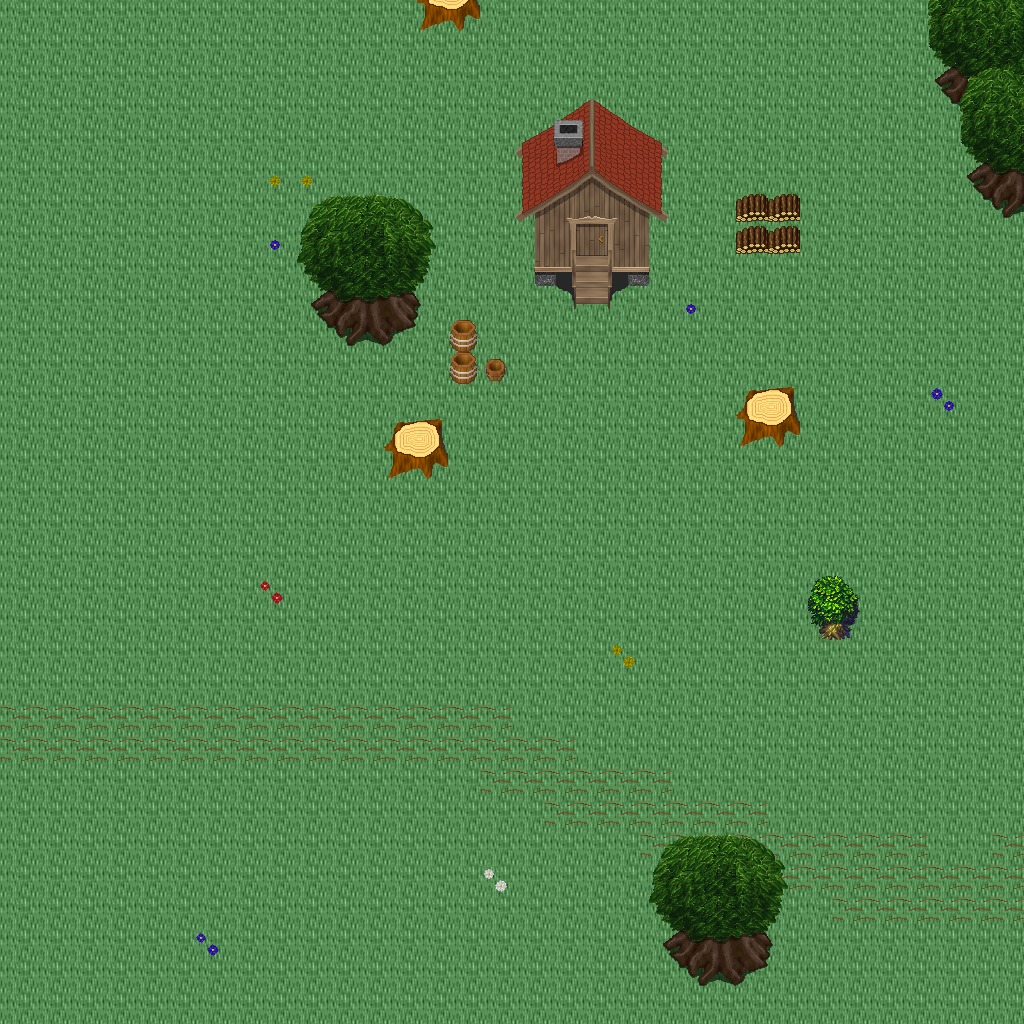

This game map was drawn from its Tiled (.tmx) file and the tilesets committed beside it. A one-line description and the trimmed map source follow:
An orthogonal 32x32 tile map with 32x32 px tiles, 5 tile layers (Ground, Objects, Objects2, Above, ...), 1 hidden layer not drawn, 39 tilesets.

<map version="1.10" tiledversion="1.11.0" orientation="orthogonal" renderorder="right-down" width="32" height="32" tilewidth="32" tileheight="32" infinite="0" nextlayerid="11" nextobjectid="1">
 <tileset firstgid="1" name="ground_ground" tilewidth="32" tileheight="32" tilecount="33" columns="3">
  <image source="../drawable/ground_ground.png" width="96" height="352" />
 </tileset>
 <tileset firstgid="34" name="ground_water_pool" tilewidth="32" tileheight="32" tilecount="72" columns="3">
  <image source="../drawable/ground_water_pool.png" width="96" height="768" />
 </tileset>
 <tileset firstgid="106" name="ground_ridge_earth_dark" tilewidth="32" tileheight="32" tilecount="96" columns="12">
  <image source="../drawable/ground_ridge_earth_dark.png" width="384" height="256" />
 </tileset>
 <tileset firstgid="202" name="ground_grass_edges" tilewidth="32" tileheight="32" tilecount="36" columns="12">
  <image source="../drawable/ground_grass_edges.png" width="384" height="96" />
 </tileset>
 <tileset firstgid="238" name="ground_grass_corners" tilewidth="32" tileheight="32" tilecount="24" columns="6">
  <image source="../drawable/ground_grass_corners.png" width="192" height="128" />
 </tileset>
 <tileset firstgid="262" name="plant_flower_daisy_blue" tilewidth="32" tileheight="32" tilecount="8" columns="2">
  <image source="../drawable/plant_flower_daisy_blue.png" width="64" height="128" />
 </tileset>
 <tileset firstgid="270" name="plant_flower_daisy_yellow" tilewidth="32" tileheight="32" tilecount="8" columns="2">
  <image source="../drawable/plant_flower_daisy_yellow.png" width="64" height="128" />
 </tileset>
 <tileset firstgid="278" name="plant_flower_daisy_red" tilewidth="32" tileheight="32" tilecount="8" columns="2">
  <image source="../drawable/plant_flower_daisy_red.png" width="64" height="128" />
 </tileset>
 <tileset firstgid="286" name="plant_flower_daisy_white" tilewidth="32" tileheight="32" tilecount="8" columns="2">
  <image source="../drawable/plant_flower_daisy_white.png" width="64" height="128" />
 </tileset>
 <tileset firstgid="294" name="logic_collision" tilewidth="32" tileheight="32" tilecount="1" columns="1">
  <image source="../drawable/logic_collision.png" width="32" height="32" />
 </tileset>
 <tileset firstgid="295" name="plant_tree_tree_green" tilewidth="32" tileheight="32" tilecount="88" columns="8">
  <image source="../drawable/plant_tree_tree_green.png" width="256" height="352" />
 </tileset>
 <tileset firstgid="383" name="plant_stump_stump_brown" tilewidth="32" tileheight="32" tilecount="4" columns="2">
  <image source="../drawable/plant_stump_stump_brown.png" width="64" height="64" />
 </tileset>
 <tileset firstgid="387" name="item_pot_cauldron" tilewidth="32" tileheight="32" tilecount="48" columns="8">
  <image source="../drawable/item_pot_cauldron.png" width="256" height="192" />
 </tileset>
 <tileset firstgid="435" name="plant_bush_various_small" tilewidth="32" tileheight="32" tilecount="9" columns="3">
  <image source="../drawable/plant_bush_various_small.png" width="96" height="96" />
 </tileset>
 <tileset firstgid="444" name="ground_rock_pebbles" tilewidth="32" tileheight="32" tilecount="3" columns="1">
  <image source="../drawable/ground_rock_pebbles.png" width="32" height="96" />
 </tileset>
 <tileset firstgid="447" name="ground_ladder_vertical_dark" tilewidth="32" tileheight="32" tilecount="3" columns="3">
  <image source="../drawable/ground_ladder_vertical_dark.png" width="96" height="32" />
 </tileset>
 <tileset firstgid="450" name="item_chemistry_empty_bottles" tilewidth="32" tileheight="32" tilecount="12" columns="4">
  <image source="../drawable/item_chemistry_empty_bottles.png" width="128" height="96" />
 </tileset>
 <tileset firstgid="462" name="item_chemistry_flask" tilewidth="32" tileheight="32" tilecount="3" columns="1">
  <image source="../drawable/item_chemistry_flask.png" width="32" height="96" />
 </tileset>
 <tileset firstgid="465" name="item_pot_barrel" tilewidth="32" tileheight="32" tilecount="2" columns="1">
  <image source="../drawable/item_pot_barrel.png" width="32" height="64" />
 </tileset>
 <tileset firstgid="467" name="item_flagpole" tilewidth="32" tileheight="32" tilecount="3" columns="1">
  <image source="../drawable/item_flagpole.png" width="32" height="96" />
 </tileset>
 <tileset firstgid="470" name="item_food_beehive1" tilewidth="32" tileheight="32" tilecount="1" columns="1">
  <image source="../drawable/item_food_beehive1.png" width="32" height="32" />
 </tileset>
 <tileset firstgid="471" name="item_food_beehive2" tilewidth="32" tileheight="32" tilecount="1" columns="1">
  <image source="../drawable/item_food_beehive2.png" width="32" height="32" />
 </tileset>
 <tileset firstgid="472" name="item_buzzing_bees" tilewidth="32" tileheight="32" tilecount="5" columns="5">
  <image source="../drawable/item_buzzing_bees.png" width="160" height="32" />
 </tileset>
 <tileset firstgid="477" name="plant_bush_hedge" tilewidth="32" tileheight="32" tilecount="35" columns="5">
  <image source="../drawable/plant_bush_hedge.png" width="160" height="224" />
 </tileset>
 <tileset firstgid="512" name="logic_creature_animal" tilewidth="32" tileheight="32" tilecount="32" columns="8">
  <image source="../drawable/logic_creature_animal.png" width="256" height="128" />
 </tileset>
 <tileset firstgid="544" name="furniture_table_wooden_trestle" tilewidth="32" tileheight="32" tilecount="9" columns="3">
  <image source="../drawable/furniture_table_wooden_trestle.png" width="96" height="96" />
 </tileset>
 <tileset firstgid="553" name="furniture_table_bench" tilewidth="32" tileheight="32" tilecount="3" columns="3">
  <image source="../drawable/furniture_table_bench.png" width="96" height="32" />
 </tileset>
 <tileset firstgid="556" name="item_food_smoked_meatandfish" tilewidth="32" tileheight="32" tilecount="4" columns="4">
  <image source="../drawable/item_food_smoked_meatandfish.png" width="128" height="32" />
 </tileset>
 <tileset firstgid="560" name="furniture_table_wooden_trestle_vertical" tilewidth="32" tileheight="32" tilecount="6" columns="2">
  <image source="../drawable/furniture_table_wooden_trestle_vertical.png" width="64" height="96" />
 </tileset>
 <tileset firstgid="566" name="building_huts" tilewidth="32" tileheight="32" tilecount="338" columns="26">
  <image source="../drawable/building_huts.png" width="832" height="416" />
 </tileset>
 <tileset firstgid="904" name="building_chimney_smoke" tilewidth="32" tileheight="32" tilecount="40" columns="4">
  <image source="../drawable/building_chimney_smoke.png" width="128" height="320" />
 </tileset>
 <tileset firstgid="944" name="item_firewood" tilewidth="32" tileheight="32" tilecount="12" columns="3">
  <image source="../drawable/item_firewood.png" width="96" height="128" />
 </tileset>
 <tileset firstgid="956" name="logic_item_herb" tilewidth="32" tileheight="32" tilecount="5" columns="5">
  <image source="../drawable/logic_item_herb.png" width="160" height="32" />
 </tileset>
 <tileset firstgid="961" name="logic_creature_reptile" tilewidth="32" tileheight="32" tilecount="7" columns="7">
  <image source="../drawable/logic_creature_reptile.png" width="224" height="32" />
 </tileset>
 <tileset firstgid="968" name="logic_creature_insect" tilewidth="32" tileheight="32" tilecount="5" columns="5">
  <image source="../drawable/logic_creature_insect.png" width="160" height="32" />
 </tileset>
 <tileset firstgid="973" name="plant_bush_bush_pinks" tilewidth="32" tileheight="32" tilecount="4" columns="2">
  <image source="../drawable/plant_bush_bush_pinks.png" width="64" height="64" />
 </tileset>
 <tileset firstgid="977" name="plant_bush_fern" tilewidth="32" tileheight="32" tilecount="32" columns="8">
  <image source="../drawable/plant_bush_fern.png" width="256" height="128" />
 </tileset>
 <tileset firstgid="1009" name="plant_bushes_and_trees" tilewidth="32" tileheight="32" tilecount="144" columns="16">
  <image source="../drawable/plant_bushes_and_trees.png" width="512" height="289" />
 </tileset>
 <tileset firstgid="1153" name="plant_bush_berried" tilewidth="32" tileheight="32" tilecount="60" columns="5">
  <image source="../drawable/plant_bush_berried.png" width="160" height="384" />
 </tileset>
 <layer id="1" name="Ground" width="32" height="32">
  <data>[1024 cells, 1024 non-empty, 1 distinct tile ids]</data>
 </layer>
 <layer id="2" name="Objects" width="32" height="32">
  <data>[1024 cells, 127 non-empty, 31 distinct tile ids]</data>
 </layer>
 <layer id="3" name="Objects2" width="32" height="32">
  <data>[1024 cells, 21 non-empty, 21 distinct tile ids]</data>
 </layer>
 <layer id="4" name="Above" width="32" height="32">
  <data>[1024 cells, 61 non-empty, 42 distinct tile ids]</data>
 </layer>
 <layer id="5" name="Above2" width="32" height="32">
  <data>[1024 cells, 0 non-empty, 0 distinct tile ids]</data>
 </layer>
 <layer id="6" name="Walkable" width="32" height="32" visible="0">
  <data>[1024 cells, 54 non-empty, 1 distinct tile ids]</data>
 </layer>
 <objectgroup id="7" name="Mapevents" />
 <objectgroup id="8" name="Spawn" />
 <objectgroup id="9" name="Keys" />
 <objectgroup id="10" name="Replace" />
</map>
